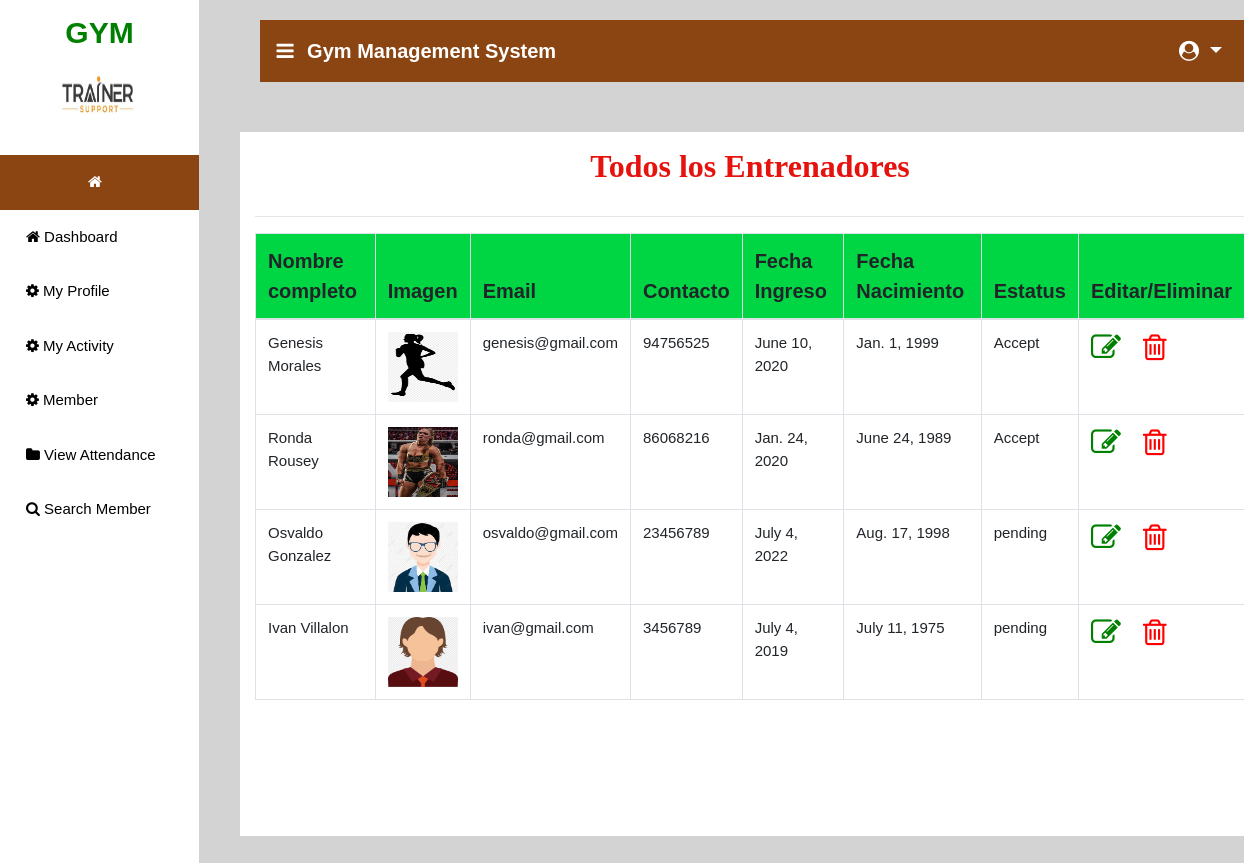
Screenshot of /all_trainer with the database file from the repository.
### gym/models.py (models this page shows, shortened)
class Trainer(models.Model):
    status = models.ForeignKey(Status, on_delete=models.CASCADE, null=True)
    user = models.ForeignKey(User, on_delete=models.CASCADE, null=True)
    contact = models.CharField(max_length=10, null=True)
    address = models.CharField(max_length=10, null=True)
    doj = models.DateField(max_length=10, null=True)
    dob = models.DateField(max_length=10, null=True)
    image = models.FileField(null=True)

class Status(models.Model):
    status = models.CharField(max_length=30, null=True)

### gym/views.py (the view)
# urls.py: path('all_trainer', View_All_Trainer,name="all_trainer"),
def View_All_Trainer(request):
    package = Trainer.objects.all()
    d = {'package':package}
    return render(request,'all_trainer.html',d)

### gym/templates/all_trainer.html (shortened to what this page needs)
{% extends 'navigation3.html' %}
{% block body1 %}
<div style="background-color:lightgrey;width:100%;height:800px;position:absolute">
<div class="container" style="margin-top:%;background:white;width:100%;height:88%">
<center><h2 style = "margin-top:2%;padding:15px;font-family : 'Monotype Corsiva' ; color : #E6120E ; font-weight : bold;margin-top:5%">Todos los Entrenadores</h2></center><hr>
<table class="table table-bordered" id="myTable">
  <thead>
  <tr>
    <th>Nombre completo</th>
    <th>Imagen</th>
    <th>Email</th>
    <th>Contacto</th>
    <th>Fecha Ingreso</th>
    <th>Fecha Nacimiento</th>
    <th>Estatus</th>
    <th>Editar/Eliminar</th>
  </tr>
  </thead>
   <tbody>
{% for i in package %}
  <tr>
    <td>{{i.user.first_name}} {{i.user.last_name}}</td>
    <td><img src="{{i.image.url}}" style="width:70px;height:70px"></td>
    <td>{{i.user.email}}</td>
    <td>{{i.contact}}</td>
    <td>{{i.doj}}</td>
    <td>{{i.dob}}</td>
    <td>{{i.status.status}}</td>
    <td><a href="{% url 'edit_trainer' i.id %}"><i style="margin-right:18px;font-size:30px;color:green" class="fa fa-edit"></i> </a>
      <a href="{% url 'delete_trainer' i.id %}"><i style="font-size:30px;color:red" onclick="return confirm('Esta seguro?')" class="fa fa-trash-o"></i></a> </td>
  </tr>
   {% endfor %}
    </tbody>
</table>
 </div></div>
{% endblock %}

### gym/templates/navigation3.html (shortened to what this page needs)
{% extends 'navigation2.html' %}
{% block body %}
<nav class="navbar navbar-expand-lg navbar-light" style="margin-left:2%;margin-top:2%;width:99%;background-color:SaddleBrown">
  <a class="navbar-brand" href="#" style="color:white;font-weight:bold"><i class="fa fa-bars" style="margin-right:8px"></i> Gym Management System</a>
  <div class="collapse navbar-collapse nav justify-content-end" id="navbarNavDropdown">
      <li class="nav-item dropdown" style="margin-right:3%;color:white">
        <a class="nav-link dropdown-toggle" style="color:white;margin-left:5%" href="#" id="navbarDropdown" role="button" data-toggle="dropdown" aria-haspopup="true" aria-expanded="false">
          <i class="fa fa-user-circle"></i> {{request.user.username}}
        </a>
      </li>
  </div>
 </nav>
{% block body1 %}
{% endblock %}
{% endblock %}

### gym/templates/navigation2.html (shortened to what this page needs)
<!DOCTYPE html>
{% load static %}
<html>
<head>
<link rel="stylesheet" href="https://cdnjs.cloudflare.com/ajax/libs/font-awesome/4.7.0/css/font-awesome.min.css">
<link rel="stylesheet" href="https://stackpath.bootstrapcdn.com/bootstrap/4.5.0/css/bootstrap.min.css">
</head>
<body style="background-color:lightgrey;width:100%">
    <div align="center"  class="main" style="position:relative;background-color:lightgrey;width:82%;height:100%;margin-top:0%">
    {% block body %}
    {% endblock %}
  </div>
<div class="sidenav" style="top:0; margin-top:0;padding-top:0;position:fixed;height:100%">
   <div style="padding:10px;float:center" align="center">
     {% if request.user.is_staff %}
     <img src="{% static 'images/gym_logo.jpg' %}" style="width:90px;height:90px">
     <img src="{% static 'images/admin.png' %}" style="width:100px;height:90px">
    {% else %}
     {% ifequal error "pat" %}
     <img src="{% static 'images/gym_logo.jpg' %}" style="width:90px;height:90px">
     <span style="color:Green;font-weight:bold;font-size:30px;padding:8px">GYM</span>
    {% else %}
     <span style="color:Green;font-weight:bold;font-size:30px;padding:8px">GYM</span>
     <img src="{% static 'images/trainer3.jpg' %}" style="width:100px;height:90px">
{% endifequal %}
{% endif %}
   </div>
    {% if request.user.is_staff %}
    <div style="padding:0px;background-color:SaddleBrown;float:center" align="center">
     <a href="{% url 'admin_home' %}" style="float:center;"> <i style="margin-left:40%;color:white" class="fa fa-home"></i> </a>
  </div>
        <a href="{% url 'admin_home' %}"><i class="fa fa-home"></i> Dashboard</a>
    <button class="dropdown1-btn"><i class="fa fa-linode "></i> Plan
    <i class="fa fa-caret-down"></i>
  </button>
  <div class="dropdown1-container">
    <a href="{% url 'add_package' %}"> Agregar Plan</a>
    <a href="{% url 'view_package' %}"> Ver Plan</a>
  </div>
    <button class="dropdown1-btn"><i class="fa fa-male"></i> Entrenador
    <i class="fa fa-caret-down"></i>
  </button>
  <div class="dropdown1-container">
    <a href="{% url 'new_trainer' %}"> Nuevo Entrenador</a>
    <a href="{% url 'all_trainer' %}"> Ver Entrenadores</a>
  </div>
    <button class="dropdown1-btn"><i class="fa fa-users"></i> Miembro
    <i class="fa fa-caret-down"></i>
  </button>
  <div class="dropdown1-container">
    <a href="{% url 'all_member' %}"> Ver Miembros</a>
  </div>
    <button class="dropdown1-btn"><i class="fa fa-cog"></i> Productos
    <i class="fa fa-caret-down"></i>
  </button>
  <div class="dropdown1-container">
    <a href="{% url 'add_product' %}"> Agregar Producto</a>
    <a href="{% url 'view_product' %}"> Ver Producto</a>
  </div>
    <button class="dropdown1-btn"><i class="fa fa-drupal"></i> Rutina
    <i class="fa fa-caret-down"></i>
  </button>
  <div class="dropdown1-container">
    <a href="{% url 'add_batch' %}"> Agregar Rutina</a>
    <a href="{% url 'view_all_batch' %}"> Ver Rutina</a>
  </div>
  <button class="dropdown1-btn"><i class="fa fa-angellist"></i> Actividad
    <i class="fa fa-caret-down"></i>
  </button>
  <div class="dropdown1-container">
    <a href="{% url 'add_activity' %}"> Agregar Actividad</a>
    <a href="{% url 'view_activity' %}"> Ver Actividad</a>
  </div>
    <button class="dropdown1-btn"><i class="fa fa-trophy"></i> Actividad segun Entrenador
    <i class="fa fa-caret-down"></i>
  </button>
  <div class="dropdown1-container">
    <a href="{% url 'add_trainer_activity' %}"> Agregar actividad por entrenador</a>
    <a href="{% url 'view_all_activity' %}"> Ver actividades por entrenador</a>
  </div>
    <button class="dropdown1-btn"><i class="fa fa-cog"></i> Tips
    <i class="fa fa-caret-down"></i>
  </button>
  <div class="dropdown1-container">
    <a href="{% url 'add_tips' %}"> Agregar Tips</a>
    <a href="{% url 'view_tips' %}"> Ver Tips</a>
  </div>
  <button class="dropdown1-btn"><i class="fa fa-cutlery"></i> Dieta
    <i class="fa fa-caret-down"></i>
  </button>
  <div class="dropdown1-container">
    <a href="{% url 'add_diet' %}"> Agregar Dieta</a>
    <a href="{% url 'view_diet' %}"> Ver Dietas</a>
  </div>
    <a href="{% url 'view_order' %}"><i class="fa fa-truck"></i> Orden</a>
    <a href="{% url 'view_attendance' %}"><i class="fa fa-folder"></i> Member</a>
    {% else %}
  {% ifequal error 'pat' %}
    <div style="padding:0px;background-color:SaddleBrown;float:center" align="center">
  <a href="{% url 'dashboard1' %}" style="float:center;"> <i style="margin-left:40%;color:white" class="fa fa-home"></i> </a>
  </div>
  <a href="{% url 'dashboard1' %}"><i class="fa fa-home"></i> Dashboard</a>
  <a href="{% url 'profile' %}"><i class="fa fa-cog"></i> Mi Perfil</a>
  <a href="{% url 'view_attendance1' %}"><i class="fa fa-cog"></i> Detalle</a>
  <a href="{% url 'activity' %}"><i class="fa fa-folder"></i> Actividad</a>
  <a href="{% url 'product1' %}"><i class="fa fa-eercast"></i> Productos</a>
  <a href="{% url 'my_order' %}"><i class="fa fa-first-order"></i> Vista Orden</a>
  <a href="{% url 'my_batch' %}"><i class="fa fa-university"></i> Mi rutina</a>
  <a href="{% url 'trainer' %}"><i class="fa fa-tripadvisor"></i> Entrenador</a>
  <a href="{% url 'view_diet1' %}"><i class="fa fa-lightbulb-o"></i> Dieta Plan</a>
  <a href="{% url 'tips' %}"><i class="fa fa-superpowers"></i> Tips</a>
  {% else %}
  <div style="padding:0px;background-color:SaddleBrown;float:center" align="center">
  <a href="{% url 'dashboard' %}" style="float:center;"><i style="margin-left:40%;color:white" class="fa fa-home"></i> </a>
  </div>
  <a href="{% url 'dashboard' %}"><i class="fa fa-home"></i> Dashboard</a>
  <a href="{% url 'profile' %}"><i class="fa fa-cog"></i> My Profile</a>
  <a href="{% url 'my_activity' %}"><i class="fa fa-cog"></i> My Activity</a>
  <a href="{% url 'all_memeber1' %}"><i class="fa fa-cog"></i> Member</a>
  <a href="{% url 'view_attendance' %}"><i class="fa fa-folder"></i> View Attendance</a>
  <a href="{% url 'search_member' '0' %}"><i class="fa fa-search"></i> Search Member</a>
{% endifequal %}
    {% endif %}
</div>
</body>
</html>

### gym/templates/navigation2.html (style rules this page uses)
thead { background:#00d644; }
body { font-family: "Lato", sans-serif; }
.sidenav { height: 100%; width: 16%; position: fixed; top: 0; left: 0; background-color: white; overflow-x: hidden; }
.sidenav a, .dropdown1-btn { padding: 16px 18px 16px 26px; text-decoration: none; font-size: 15px; color: black; display: block; border: none; background: none; width: 100%; text-align: left; cursor: pointer; outline: none; }
.main { margin-left: 240px; font-size: 20px; }
body { margin:0;font-family:Arial }
.dropdown { float:right; }

### gym/templates/all_trainer.html (style rules this page uses)
td { font-size:15px; }

### rows the page displays
Trainer: user.first_name "Genesis", user.last_name "Morales", image (picture), user.email "genesis@gmail.com", contact "94756525", doj "June 10, 2020", dob "Jan. 1, 1999", status.status "Accept"
Trainer: user.first_name "Ronda", user.last_name "Rousey", image (picture), user.email "ronda@gmail.com", contact "86068216", doj "Jan. 24, 2020", dob "June 24, 1989", status.status "Accept"
Trainer: user.first_name "Osvaldo", user.last_name "Gonzalez", image (picture), user.email "osvaldo@gmail.com", contact "23456789", doj "July 4, 2022", dob "Aug. 17, 1998", status.status "pending"
Trainer: user.first_name "Ivan", user.last_name "Villalon", image (picture), user.email "ivan@gmail.com", contact "3456789", doj "July 4, 2019", dob "July 11, 1975", status.status "pending"
